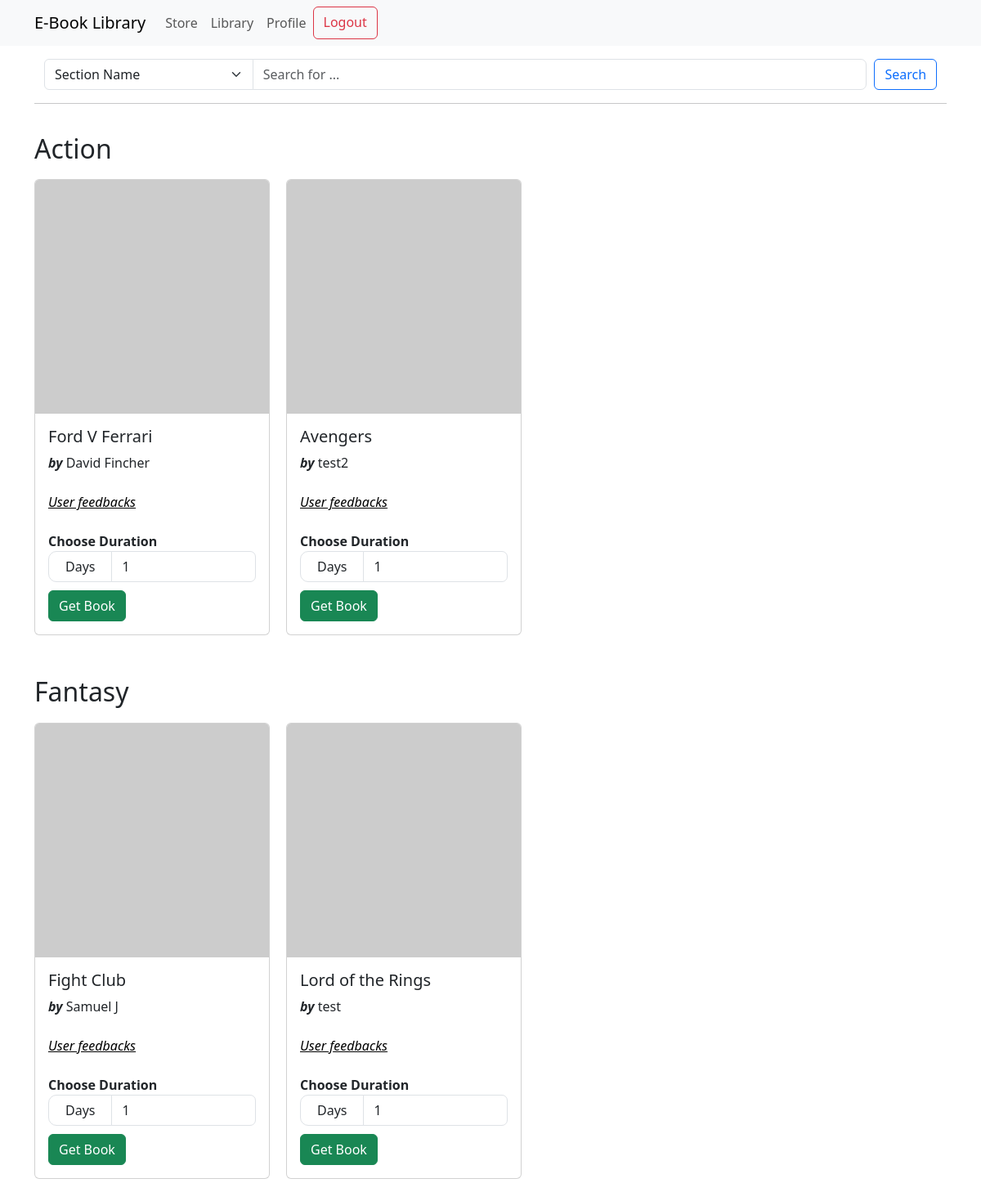
/ (signed in), run on an earlier commit of the app's database.
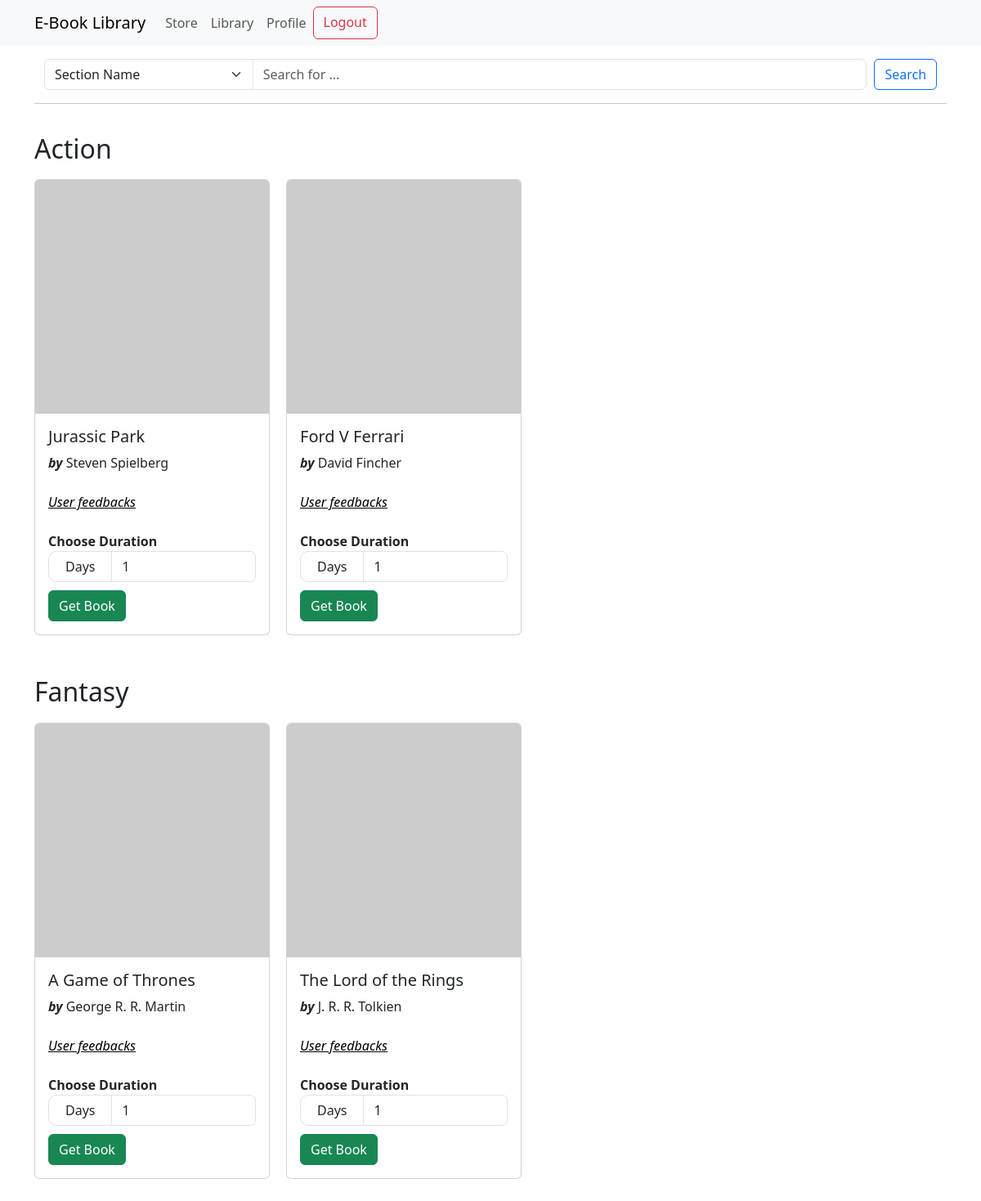
And on a later commit of the database.
### models.py (models this page shows)
class Section(db.Model):
    id = db.Column(db.Integer, primary_key=True)
    name = db.Column(db.String(32), nullable=False, unique=True)
    books = db.relationship(
        "Books", backref="section", lazy=True, cascade="all, delete-orphan"
    )

class Books(db.Model):
    id = db.Column(db.Integer, primary_key=True)
    name = db.Column(db.String(64), nullable=False)
    content = db.Column(db.Text, nullable=False)
    author = db.Column(db.String(64), nullable=False)
    date_issued = db.Column(db.Date)  # null as it'll be filled during issuance
    return_date = db.Column(db.Date)  # null as it'll be filled during issuance
    section_id = db.Column(db.Integer, db.ForeignKey("section.id"), nullable=False)
    carts = db.relationship("Cart", backref="book", lazy=True)
    issued = db.relationship(
        "Issued", backref="books", lazy=True, cascade="all, delete-orphan"
    )

### routes.py (the view, shortened to what this page needs)
@app.route("/")
@auth_required
def index():
    sections = Section.query.filter(Section.books.any()).all()
    parameter = request.args.get("parameter")
    query = request.args.get("query")
    parameters = {
        "section_name": "Section Name",
        "book_name": "Book Name",
        "author_name": "Author Name",
    }
    if parameter == "section_name":
        sections = Section.query.filter(Section.name.ilike(f"%{query}%")).all()
    elif parameter == "book_name":
        sections = [
            section
            for section in Section.query.all()
            if any(book for book in section.books if query.lower() in book.name.lower())
        ]
    for section in sections:
        if parameter == "book_name":
            section.books = [
                book for book in section.books if query.lower() in book.name.lower()
            ]
        elif parameter == "author_name":
            section.books = [
                book for book in section.books if query.lower() in book.author.lower()
            ]
    return render_template(
        "index.html",
        sections=sections,
        parameters=parameters,
        query=query,
    )

### routes.py (called while the page is built)
def auth_required(func):
    @wraps(func)
    def inner(*args, **kwargs):
        if "user_id" in session:
            return func(*args, **kwargs)
        else:
            return redirect(url_for("login"))
    return inner

### templates/index.html (shortened to what this page needs)
{% extends "layout.html" %}
{% block content %}
{% if sections|length > 0 %}
{% include "searchbar.html" %}
<hr>
<div class="sections-list">
    {% for section in sections %}
    <h2 style="margin-top: 20px;">{{section.name}}</h2>
    <div class="books" style="margin-bottom: 20px;">
        {% for book in section.books %}
        {% if not param or
        (param == 'book_name' and book_name.lower() in book.name.lower()) or
        (param == 'author_name'and author_name.lower() in book.author.lower()) %}
        <div class="card" style="width: 18rem; margin-left: 0; margin-right: 20px">
            <img src="https://picsum.photos/200/200" class="card-img-top" alt="{{book.name}}">
            <div class="card-body">
                <h5 class="card-title">{{book.name}}</h5>
                <div class="author">
                    <strong><i>by</i> </strong> {{book.author}}
                </div>
                <br>
                <div><a href="{{url_for('show_feedbacks_user', book_id=book.id)}}" style="color: black;"><i><u>User
                                feedbacks</u></i></a>
                </div>
                <br>
                <strong>Choose Duration</strong>
                <form action="{{url_for('add_to_cart', book_id=book.id, duration=duration)}}" class="form"
                    method="POST">
                    <div class="input-group">
                        <label for="duration" class="days">Days</label>
                        <input type="number" name="duration" id="duration" class="form-control" value="1" min="1"
                            style="border-radius: 0px 7px 7px 0px;">
                    </div>
                    <input type="submit" value="Get Book" class="btn btn-success" style="margin-top: 10px;">
                </form>
            </div>
        </div>
        {% endif %}
        {% endfor %}
    </div>
    {% endfor%}
</div>
{% else %}
<h1 class="display-1">No Books in Store Currently</h1>
<hr>
{% endif %}
{% endblock %}

### templates/layout.html (shortened to what this page needs)
<!DOCTYPE html>
<html lang="en">
<head>
    <link href="https://cdn.jsdelivr.net/npm/bootstrap@5.3.3/dist/css/bootstrap.min.css" rel="stylesheet"
 />
    <link rel="stylesheet" href="https://cdnjs.cloudflare.com/ajax/libs/font-awesome/6.5.1/css/all.min.css"
 />
</head>
<body>
    {% include 'navbar.html' %}
    <div class="container">
        {% block content %} {% endblock %}
    </div>
</body>
</html>

### templates/navbar.html (shortened to what this page needs)
<nav class="navbar navbar-expand-lg bg-body-tertiary">
    <div class="container">
        {% if session['is_admin'] %}
        <a class="navbar-brand" href="#">Library Management System</a>
        {% else %}
        <a class="navbar-brand" href="#">E-Book Library</a>
        {% endif %}
        <div class="collapse navbar-collapse" id="navbarNavAltMarkup">
            <div class="navbar-nav">
                {% if 'user_id' in session %}
                {% if session['is_admin'] %}
                <a class="nav-link" href="{{ url_for('admin') }}">Dashboard</a>
                <a class="nav-link" href="{{ url_for('show_feedbacks') }}">Feedbacks</a>
                <a class="nav-link" href="{{ url_for('issued_books') }}">Issued Books</a>
                <a class="nav-link" href="{{ url_for('cart') }}">User Requests</a>
                <a class="nav-link" href="{{ url_for('profile') }}">Profile</a>
                <a class="btn btn-outline-danger logout" href="{{url_for('logout')}}">Logout</a>
                {% else %}
                <a class="nav-link" href="{{ url_for('index') }}">Store</a>
                <a class="nav-link" href="{{ url_for('issued_books_user') }}">Library</a>
                <a class="nav-link" href="{{ url_for('profile') }}">Profile</a>
                <a class="btn btn-outline-danger logout" href="{{url_for('logout')}}">Logout</a>
                {% endif %}
                {% else %}
                <a class="nav-link" href="{{ url_for('login') }}">Login</a>
                <a class="nav-link" href="{{ url_for('register') }}">Register</a>
                {% endif %}
            </div>
        </div>
    </div>
</nav>

### templates/searchbar.html
<div class="container-fluid mt-3">
    <div class="row">
        <div class="col-md-12">
            <form action="" method="GET">
                <div class="input-group">
                    <select name="parameter" id="parameter" class="parameter form-select">
                        {% for parameter in parameters %}
                        {% if param and parameter == param %}
                        <option value="{{parameter}}" selected>{{parameters[parameter]}}</option>
                        {% else %}
                        <option value="{{parameter}}">{{parameters[parameter]}}</option>
                        {% endif %}
                        {% endfor %}
                    </select>
                    <input type="text" name="query" class="form-control w-50" placeholder="Search for ..."
                        style="border-radius: 0px 7px 7px 0px;">
                    <span class="input-group-btn">
                        <button class="btn btn-outline-primary" style="margin-left: 10px;">Search</button>
                    </span>
                </div>
            </form>
        </div>
    </div>
</div>

### templates/index.html (style rules this page uses)
.sections-list { display: flex; flex-direction: column; justify-content: left; }
.books { padding: 0; display: flex; flex-wrap: wrap; justify-content: left; }
.card { margin: 10px; }
.days { padding-top: 6px; padding-left: 20px; padding-right: 20px; border-style: solid; border-width: 1px; border-radius: 10px; border-color: #dee2e6; }

What changed in the data, as far as the page shows it:
removed Books: name "Avengers", author "test2", shown under Section "Action"
removed Books: name "Fight Club", author "Samuel J", shown under Section "Fantasy"
removed Books: name "Lord of the Rings", author "test", shown under Section "Fantasy"
added Books: name "Jurassic Park", author "Steven Spielberg", shown under Section "Action"
added Books: name "A Game of Thrones", author "George R. R. Martin", shown under Section "Fantasy"
added Books: name "The Lord of the Rings", author "J. R. R. Tolkien", shown under Section "Fantasy"
